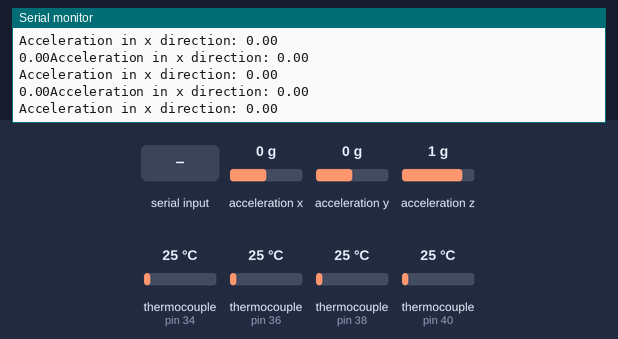
The sketch below on a simulated Arduino Uno, built with avr-gcc and run on an emulated ATmega328P. Parts: the last lines printed to the serial monitor. Wiring (inferred from the names in the program): MPU-6050 motion sensor at I2C address 0x68. The test bench sets the inputs (shaded band); at power-on: acceleration x 0 g, thermocouple (sensors on pin 34, pin 36, pin 38, pin 40) 25 °C, acceleration y 0 g, acceleration z 1 g.

Above: at 0.8 s.
0.9 s: acceleration x set to -1.4 g
At 1.03 s:
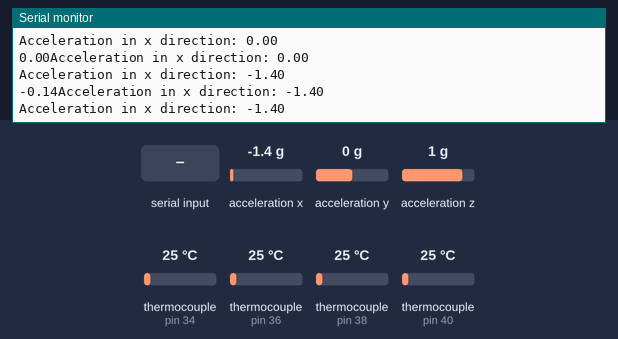
9.6 s: thermocouple (sensor on pin 34) set to 75 °C
At 9.78 s:
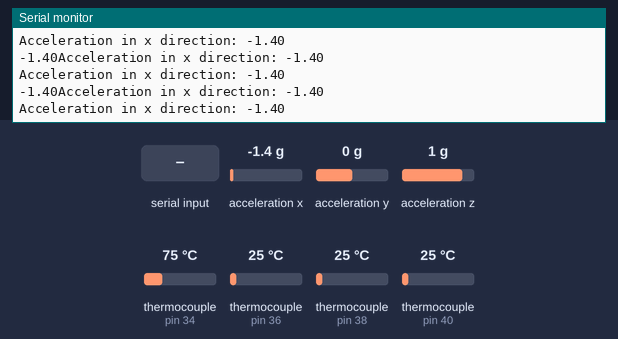
18.3 s: thermocouple (sensor on pin 36) set to 6 °C
27.0 s: thermocouple (sensor on pin 38) set to 75 °C
35.7 s: thermocouple (sensor on pin 40) set to 75 °C
44.4 s: "1" received over the second serial link
Timing chart, 0 to 47.4 s (numbered marks = the images above; inputs shaded):
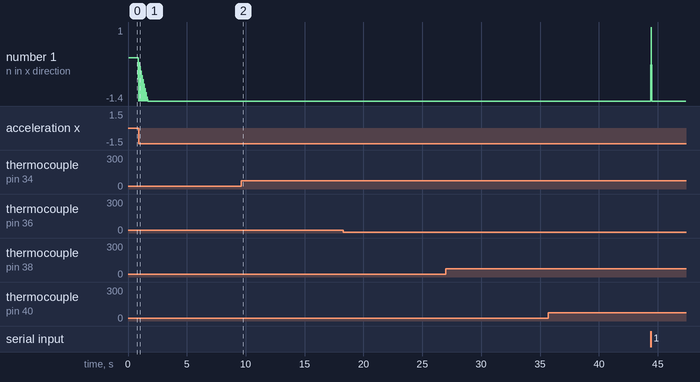

The sketch:

4Thermo-withAccel-Working.ino
```cpp
#include <Adafruit_MPU6050.h>
#include <Adafruit_Sensor.h>
#include <Wire.h>
#include "max6675.h"
#include <SoftwareSerial.h>
#include <math.h>

/*****************************************************************************************/
/**********************************- GLOBAL VARIABLES - **********************************/

// Accelerometer Global Variables

Adafruit_MPU6050 mpu; // Accelerometer library function needed for variables used in accel code
double a_avg_x = 0;
double a_avg_y = 0;
double a_movingAverage = 0;
double time_total = 0;
const int MPU = 0x68; // MPU6050 I2C address
float AccX, AccY, AccZ;
double a_treadmill_x[10] = {0};
double a_treadmill_y[10] = {0};

// Thermocouple Global Variables
/*
int SO = 2; // has to be digital pin (changed from the original thermocouple code where the pins were digital PWM, troubleshoot this if thermocouple doesn't work
int CS = 3; // digital pin
int sck = 4; // digital pin
MAX6675 module(sck, CS, SO);
*/

int thermoDO = 29;
int thermoCLK = 28;

int thermoCS_1 =  34;
int thermoCS_2 =  36;
int thermoCS_3 =  38;
int thermoCS_4 =  40;

MAX6675 thermocouple_1(thermoCLK, thermoCS_1, thermoDO);
MAX6675 thermocouple_2(thermoCLK, thermoCS_2, thermoDO);
MAX6675 thermocouple_3(thermoCLK, thermoCS_3, thermoDO);
MAX6675 thermocouple_4(thermoCLK, thermoCS_4, thermoDO);

// Linear Potentiometer Global Variables

const int potPin = A3; // pin A0 to read analog input
int value; // save analog value


// Transceiver Global Variables
SoftwareSerial HC12(3,2); // HC-12 TX Pin, HC-12 RX Pin


/*****************************************************************************************/
int counter = 0;
void setup() {
 Serial.begin(9600);

Serial.print("Void setup has been entered");
double a_avg_x, milli, temperature_1, temperature_2, temperature_3, temperature_4;
// int counter = 25;

 /* ***********************/
 // ACCELEROMETER SETUP CODE
 Wire.begin();                      // Initialize comunication
  Wire.beginTransmission(MPU);       // Start communication with MPU6050 // MPU=0x68
  Wire.write(0x6B);                  // Talk to the register 6B
  Wire.write(0x00);                  // Make reset - place a 0 into the 6B register
  Wire.endTransmission(true);        //end the transmission
  /*
  // Configure Accelerometer Sensitivity - Full Scale Range (default +/- 2g)
  Wire.beginTransmission(MPU);
  Wire.write(0x1C);                  //Talk to the ACCEL_CONFIG register (1C hex)
  Wire.write(0x10);                  //Set the register bits as 00010000 (+/- 8g full scale range)
  Wire.endTransmission(true);
  // Configure Gyro Sensitivity - Full Scale Range (default +/- 250deg/s)
  Wire.beginTransmission(MPU);
  Wire.write(0x1B);                   // Talk to the GYRO_CONFIG register (1B hex)
  Wire.write(0x10);                   // Set the register bits as 00010000 (1000deg/s full scale)
  Wire.endTransmission(true);
  delay(20);
  */
  // Call this function if you need to get the IMU error values for your module
  delay(20);
  //}
  Serial.println("MPU6050 Found!");

  // set accelerometer range to +-8G
  mpu.setAccelerometerRange(MPU6050_RANGE_8_G); // range of g's that can be read, +- 2 to +- 16 is available. The smaller the range, the more accurate the reported values.

  // set gyro range to +- 500 deg/s
  mpu.setGyroRange(MPU6050_RANGE_500_DEG); // gyroscopic set range (no need to touch ever)

  // set filter bandwidth to 21 Hz
  mpu.setFilterBandwidth(MPU6050_BAND_21_HZ); //Default bandwidth used by accelerometer


 /* ***********************/
 // THERMOCOUPLE SETUP CODE


 /* ***********************/
 // LINEAR POTENTIOMETER SETUP CODE

  pinMode(potPin, INPUT);

 /* ***********************/
 // TRANSCEIVER SETUP CODE

 HC12.begin(9600); // Serial port to HC12

while (true) {
  Serial.begin(9600);
 delay(4);
  // Serial.print("in da perma loop");
a_avg_x = accelerometerX(); // run code to collect acceleration data
a_avg_y = accelerometerY();
unsigned long time = millis();


if (counter == 38) {

  temperature_1 = getTemperature_1(); // run code to collect temperature data
  temperature_2 = getTemperature_2();
  temperature_3 = getTemperature_3();
  temperature_4 = getTemperature_4();


 // delay(152);

  counter = 0;
}

  transmit(temperature_1, temperature_2, temperature_3, temperature_4, a_avg_x, a_avg_y, time); // run code to send the collected sensor data to the receiving transceiver


counter++;
// HC12.println(counter);
//milli = potentiometer(); // run code to collect potentiometer data

  }
}

void loop() {
Serial.print("stuck in void loop");
}

 double accelerometerX() {
  // === Read acceleromter data === //
  Wire.beginTransmission(MPU);
  Wire.write(0x3B); // Start with register 0x3B (ACCEL_XOUT_H)
  Wire.endTransmission(false);
  Wire.requestFrom(MPU, 6, true); // Read 6 registers total, each axis value is stored in 2 registers
  //For a range of +-2g, we need to divide the raw values by 16384, according to the datasheet
  AccX = (Wire.read() << 8 | Wire.read()) / 16384.0; // X-axis value
  AccY = (Wire.read() << 8 | Wire.read()) / 16384.0; // Y-axis value
  AccZ = (Wire.read() << 8 | Wire.read()) / 16384.0; // Z-axis value
  Serial.print("Acceleration in x direction: ");
  Serial.println(AccX);
//  Serial.print("Acceleration in y direction: ");
 // Serial.println(AccY);


  a_treadmill_x[0] = a_treadmill_x[1];
  a_treadmill_x[1] = a_treadmill_x[2];
  a_treadmill_x[2] = a_treadmill_x[3];
  a_treadmill_x[3] = a_treadmill_x[4];
  a_treadmill_x[4] = a_treadmill_x[5];
  a_treadmill_x[5] = a_treadmill_x[6];
  a_treadmill_x[6] = a_treadmill_x[7];
  a_treadmill_x[7] = a_treadmill_x[8];
  a_treadmill_x[8] = a_treadmill_x[9];
  a_treadmill_x[9] = AccX;

  a_avg_x = (a_treadmill_x[0] + a_treadmill_x[1] + a_treadmill_x[2] + a_treadmill_x[3] + a_treadmill_x[4] + a_treadmill_x[5] + a_treadmill_x[6] + a_treadmill_x[7] + a_treadmill_x[8] + a_treadmill_x[9]) / 10;

 /*  a_treadmill_y[0] = a_treadmill_y[1];
  a_treadmill_y[1] = a_treadmill_y[2];
  a_treadmill_y[2] = a_treadmill_y[3];
  a_treadmill_y[3] = a_treadmill_y[4];
  a_treadmill_y[4] = a_treadmill_y[5];
  a_treadmill_y[5] = a_treadmill_y[6];
  a_treadmill_y[6] = a_treadmill_y[7];
  a_treadmill_y[7] = a_treadmill_y[8];
  a_treadmill_y[8] = a_treadmill_y[9];
  a_treadmill_y[9] = AccY;

  a_avg_y = (a_treadmill_y[0] + a_treadmill_y[1] + a_treadmill_y[2] + a_treadmill_y[3] + a_treadmill_y[4] + a_treadmill_y[5] + a_treadmill_y[6] + a_treadmill_y[7] + a_treadmill_y[8] + a_treadmill_y[9]) / 10;

  */

  //Serial.print("Moving average: ");
  Serial.print(a_avg_x);
//  Serial.print('\t'); //needed for plotting multiple variables; must be placed after every variable


  return (a_avg_x);

}

double accelerometerY() {
  // === Read acceleromter data === //
  Wire.beginTransmission(MPU);
  Wire.write(0x3B); // Start with register 0x3B (ACCEL_XOUT_H)
  Wire.endTransmission(false);
  Wire.requestFrom(MPU, 6, true); // Read 6 registers total, each axis value is stored in 2 registers
  //For a range of +-2g, we need to divide the raw values by 16384, according to the datasheet
  AccX = (Wire.read() << 8 | Wire.read()) / 16384.0; // X-axis value
  AccY = (Wire.read() << 8 | Wire.read()) / 16384.0; // Y-axis value
  AccZ = (Wire.read() << 8 | Wire.read()) / 16384.0; // Z-axis value
  Serial.print("Acceleration in x direction: ");
  Serial.println(AccX);
//  Serial.print("Acceleration in y direction: ");
 // Serial.println(AccY);

 a_treadmill_y[0] = a_treadmill_y[1];
  a_treadmill_y[1] = a_treadmill_y[2];
  a_treadmill_y[2] = a_treadmill_y[3];
  a_treadmill_y[3] = a_treadmill_y[4];
  a_treadmill_y[4] = a_treadmill_y[5];
  a_treadmill_y[5] = a_treadmill_y[6];
  a_treadmill_y[6] = a_treadmill_y[7];
  a_treadmill_y[7] = a_treadmill_y[8];
  a_treadmill_y[8] = a_treadmill_y[9];
  a_treadmill_y[9] = AccY;

  a_avg_y = (a_treadmill_y[0] + a_treadmill_y[1] + a_treadmill_y[2] + a_treadmill_y[3] + a_treadmill_y[4] + a_treadmill_y[5] + a_treadmill_y[6] + a_treadmill_y[7] + a_treadmill_y[8] + a_treadmill_y[9]) / 10;

  return (a_avg_y);
}

double getTemperature_1() {
  float temperature = thermocouple_1.readFahrenheit(); // library command for reading the fahrenheit module
 // Serial.print("Temperature: ");
 // Serial.print(temperature);
//  Serial.println(F("°C "));
//  delay(1000);
  return temperature;
}

double getTemperature_2() {
  float temperature = thermocouple_2.readFahrenheit(); // library command for reading the fahrenheit module
 // Serial.print("Temperature: ");
 // Serial.print(temperature);
//  Serial.println(F("°C "));
//  delay(1000);
  return temperature;
}

double getTemperature_3() {
  float temperature = thermocouple_3.readFahrenheit(); // library command for reading the fahrenheit module
 // Serial.print("Temperature: ");
 // Serial.print(temperature);
//  Serial.println(F("°C "));
//  delay(1000);
  return temperature;
}

double getTemperature_4() {
  float temperature = thermocouple_4.readFahrenheit(); // library command for reading the fahrenheit module
 // Serial.print("Temperature: ");
 // Serial.print(temperature);
//  Serial.println(F("°C "));
//  delay(1000);
  return temperature;
}

double potentiometer() {

   value = analogRead(potPin);          //Read and save analog value from potentiometer
  float calibration_metric = 52.0/1023;
  float calibration_imperial = 2.047/1023;

  float inches = calibration_imperial * value;
  float milli = calibration_metric * value;
//  Serial.print(inches);
//  Serial.println(" inches");
  //Serial.print("Raw value");
 // Serial.println(value);
  Serial.print(milli);
  Serial.println(" millimeters");
  // Serial.println(value);
  delay(100);                          //Small delay

  return (milli);
}

//Separate everything by commas!!!!

double transmit(double temp1, double temp2, double temp3, double temp4, double a_avg_x, double a_avg_y, unsigned long time) {

double key = 999;
//HC12.println(accel);
HC12.print(key); // Identifying character for MATLAB code to know which part of our message we started listening
HC12.print(",");
HC12.print(temp1);
HC12.print(",");
HC12.print(temp2);
HC12.print(",");
HC12.print(temp3);
HC12.print(",");
HC12.print(temp4);
HC12.print(",");
// HC12.print(", X g's: ");
HC12.print(a_avg_x);
HC12.print(",");
// HC12.print(", Y g's: ");
HC12.print(a_avg_y);
HC12.print(",");
HC12.println(time);


//HC12.println(millimeters);

  while (HC12.available()) {        // If HC-12 has data
    Serial.write(HC12.read());      // Send the data to Serial monitor
  }
  while (Serial.available()) {      // If Serial monitor has data
    HC12.write(Serial.read());      // Send that data to HC-12
  }
}
```

Measured:
- after the input at 0.9 s, the serial monitor: prints a new line at once (image 1)
- plotted number 1: 0 → -1.4 after the input at 0.9 s
